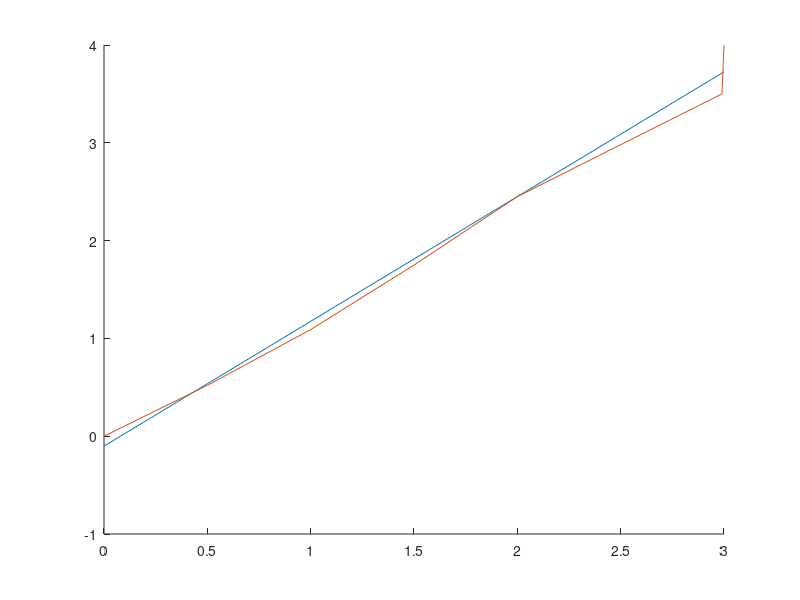

This chart was generated by the following MATLAB code:
td=[0; 0.5; 1; 1.5; 2; 2.99; 3];
yd=[0; 0.52; 1.09; 1.75; 2.45; 3.5; 4];

A=[ones(size(td)) td];
B = transpose(A) *A;
C =  transpose(A) * yd;

x=B\C; a=x(1); b=x(2); 

n=length(td);
e=norm(A*x-yd)/sqrt(n);

xmq = 0:1/100:3;
ymq = b*xmq + a ;
hold on;
plot(xmq,ymq);
plot(td , yd);
hold off;
